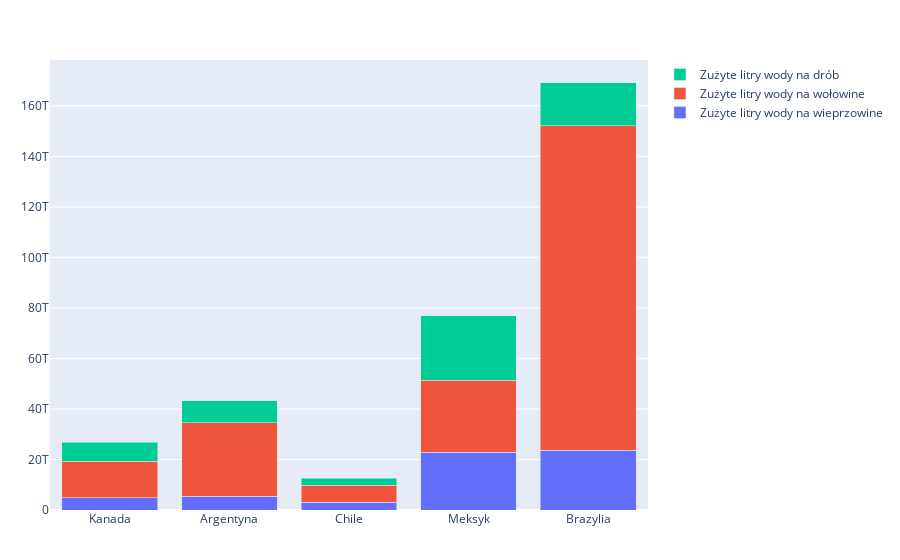

The notebook cell this image was saved under:
### Code cell
Ameryka = ["Kanada","Argentyna","Chile","Meksyk","Brazylia"]
wieprzowina3 = [21,20,27,30,18.5]
wołowina3 = [25.5,42,22.4,15,40]
drób3 = [50,48,37,50,20]
ludzie3 = [38000000,46000000,19500000,127000000,214000000]
pomnoz_liste(wieprzowina3,6000,ludzie3)
pomnoz_liste(wołowina3,15000,ludzie3)
pomnoz_liste(drób3,4000,ludzie3)
c = plot([
    bar(name="Zużyte litry wody na wieprzowine", x=Ameryka, y=wieprzowina3)
    bar(name="Zużyte litry wody na wołowine", x=Ameryka, y=wołowina3)
    bar(name="Zużyte litry wody na drób", x=Ameryka, y=drób3)
], Layout(barmode="stack"))

### Figure 1 — Plotly figure (JSON) as saved in the notebook; plotly's stock layout.template omitted (floating-point values rounded to 4 significant figures)
{"data": [{"name": "Zużyte litry wody na wieprzowine", "type": "bar", "x": ["Kanada", "Argentyna", "Chile", "Meksyk", "Brazylia"], "y": [4788000000000, 5520000000000, 3159000000000, 22860000000000, 23754000000000]}, {"name": "Zużyte litry wody na wołowine", "type": "bar", "x": ["Kanada", "Argentyna", "Chile", "Meksyk", "Brazylia"], "y": [14535000000000, 28980000000000, 6552000000000, 28575000000000, 128400000000000]}, {"name": "Zużyte litry wody na drób", "type": "bar", "x": ["Kanada", "Argentyna", "Chile", "Meksyk", "Brazylia"], "y": [7600000000000, 8832000000000, 2886000000000, 25400000000000, 17120000000000]}], "layout": {"barmode": "stack", "margin": {"b": 50, "l": 50, "r": 50, "t": 60}}}
